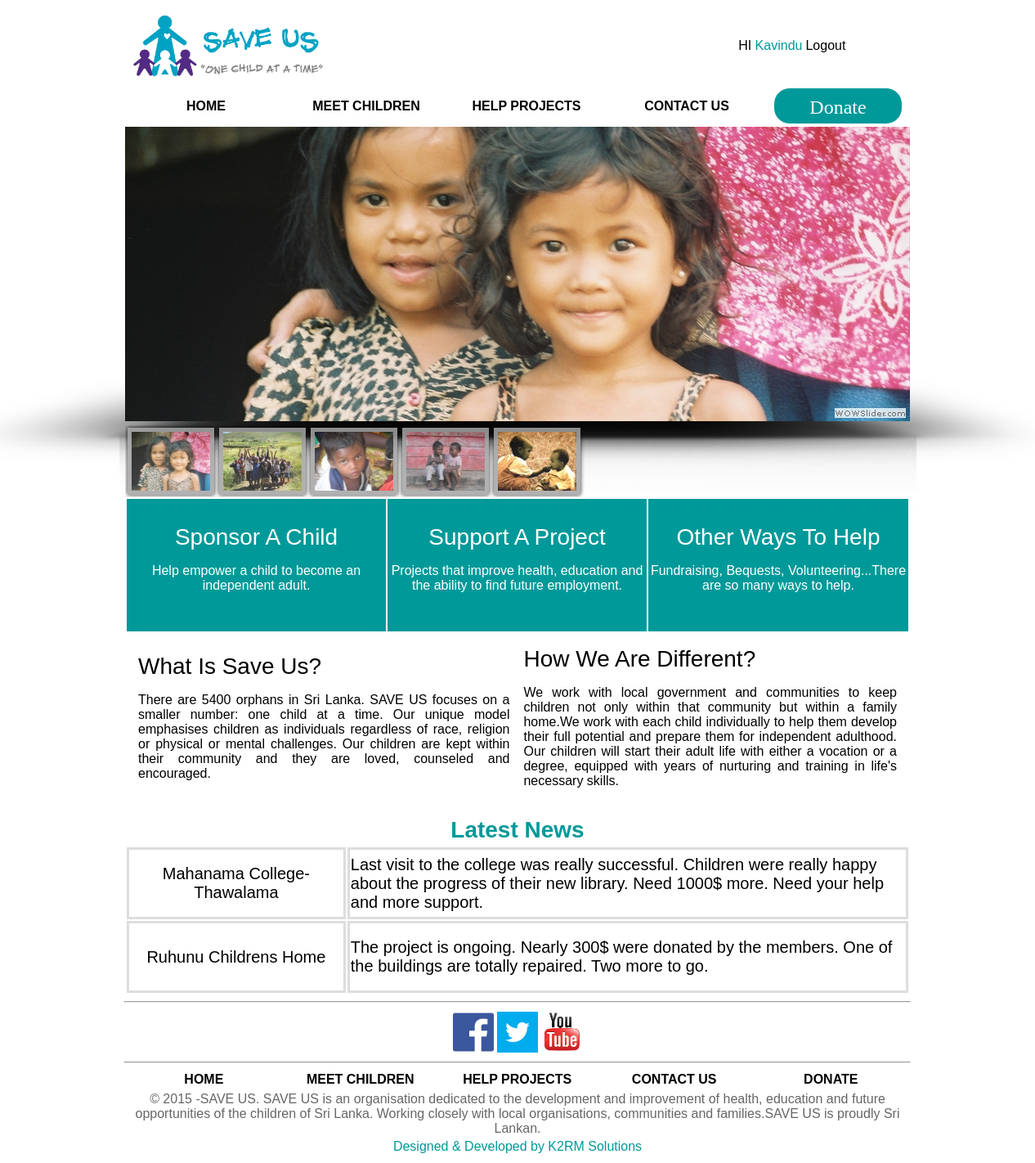
/Project/index.php (signed in), run on the app's committed database.
### tables this page shows
CREATE TABLE IF NOT EXISTS `tblnews` (
  `NewsId` int(11) NOT NULL,
  `NewsHeading` varchar(30) NOT NULL,
  `NewsDetail` varchar(1000) NOT NULL
);

### Project/index.php (the view, shortened to what this page needs)
<!DOCTYPE html PUBLIC "-//W3C//DTD XHTML 1.0 Transitional//EN" "http://www.w3.org/TR/xhtml1/DTD/xhtml1-transitional.dtd">
<html xmlns="http://www.w3.org/1999/xhtml">
<head>
<link href="css/styles1.css" type="text/css" rel="stylesheet"/>
<link href="css/buttons.css" type="text/css" rel="stylesheet"/>
<link rel="stylesheet" type="text/css" href="engine1/style.css" />
</head>
<body>
<?php session_start();
if (isset($_SESSION['userFName'])){
echo "
<table class=tableHead align=center>
	<tr>
		<td><img src=images/Logo.png width=250px height=90px/></td>
		<td class=register>HI <a class='k2rmTeam' href=php/userProfile.php target=_self>";
		echo $_SESSION['userFName'];
		echo"</a></td>
		<td><a href=php/userLogout.php target=_self>Logout</td>
	</tr>
</table>";
}
?>
<table class="tableNavigate" align="center">
<tr>
  <td class="NavigateData"><a href="index.php" target="_self">HOME</a></td>
  <td class="NavigateData"><a href="php/meetchildren.php" target="_self">MEET CHILDREN</a></td>
  <td class="NavigateData"><a href="php/helpprojects.php" target="_self">HELP PROJECTS</a></td>
  <td class="NavigateData"><a href="php/contactus.php" target="_self">CONTACT US</a></td>
  <td ><a href="php/donate.php" target="_self"><input type="button" value="Donate" class="donateLinkBtn" /></a></td>
</tr>
</table>
<div id="wowslider-container1">
<div class="ws_images"><ul>
<li><img src="data1/images/1487.jpg" alt="SAVE US" title="SAVE US" id="wows1_0"/></li>
</ul></div>
<div class="ws_thumbs">
<div>
<a href="#" title="SAVE US"><img src="data1/tooltips/1487.jpg" alt="" /></a>
<a href="#" title="CHILDREN'S FUND"><img src="data1/tooltips/6150358515_3521f2ea7b_b.jpg" alt="" /></a>
<a href="#" title="ONE CHILD AT A TIME"><img src="data1/tooltips/boy3.jpg" alt="" /></a>
<a href="#" title="SAVE US"><img src="data1/tooltips/dsc_87651.jpg" alt="" /></a>
<a href="#" title="ONE CHILD AT A TIME"><img src="data1/tooltips/rwanda__august_2009_262.jpg" alt="" /></a>
</div>
</div>
	</div>
<table class="tableMainLinks" align="center">
<tr>
    <td class="MainLinksData">Sponsor A Child
    	<p class="MainLinksParagraph"><a href="php/meetchildren.php" class="MainLinksParagraph">Help empower a child to become an independent adult.</a></p>
    </td>
    <td class="MainLinksData">Support A Project
    	<p class="MainLinksParagraph"><a href="php/helpprojects.php" class="MainLinksParagraph">Projects that improve health, education and the ability to find future employment.</a></p>
    </td>
    <td class="MainLinksData">Other Ways To Help
    	<p class="MainLinksParagraph"><a href="php/donate.php" class="MainLinksParagraph">Fundraising, Bequests, Volunteering...There are so many ways to help.</a></p></td>
    </tr>
</table>
<table class="tableAboutUs" align="center" cellspacing="15">
<tr><td class="AboutUsData">What Is Save Us?<p class="AboutUsParagraph">There are 5400 orphans in Sri Lanka. SAVE US focuses on a smaller number: one child at a time. Our unique model emphasises children as individuals regardless of race, religion or physical or mental challenges.	 Our children are kept within their community and they are loved, counseled and encouraged.</p></td><td class="AboutUsData">How We Are Different?<p class="AboutUsParagraph">We work with local government and communities to keep children not only within that community but within a family home.We work with each child individually to help them develop their full potential and prepare them for independent adulthood. Our children will start their adult life with either a vocation or a degree, equipped with years of nurturing and training in life's necessary skills.</p></td></tr>
</table>
<?php
echo"
<table class='tableNewsHead' align='center'>
	<tr>
		<td align='center'>Latest News</td>
	</tr>
</table>";
    include("php/dbconfig.php");
    $tbl_name="tblnews";
    $sql="SELECT * FROM $tbl_name";
    $result=mysql_query($sql);
echo "<table class=tableNews align=center>";
while($row = mysql_fetch_array($result))
  {
  echo "<tr>";
  echo "<td class=NewsHead>" . $row['NewsHeading'] . "</td>";
  echo "<td class=NewsData >" . $row['NewsDetail'] . "</td>";
  echo "</tr>";
  }
echo "</table>";
?>
<hr width="960px" align="center" />
<table class="tableFollowUs" align="center">
  <tr>
    <td class="FollowUsImages"><img class="FollowUsImages" src="images/facebook.gif" title="Facebook" align="left"/></td>
    <td class="FollowUsImages"><img class="FollowUsImages" src="images/twitter.png" title="Twitter" align="left"/></td>
    <td><img class="FollowUsImages" src="images/youtube.png" title="YouTube" align="left"/></td>
  </tr>
</table>
<hr width="960px" align="center" />
<table class="tableNavigate" align="center">
  <tr>
    <td class="NavigateData"><a href="index.php" target="_self">HOME</a></td>
    <td class="NavigateData"><a href="php/meetchildren.php" target="_self">MEET CHILDREN</a></td>
    <td class="NavigateData"><a href="php/helpprojects.php" target="_self">HELP PROJECTS</a></td>
    <td class="NavigateData"><a href="php/contactus.php" target="_self">CONTACT US</a></td>
    <td class="NavigateData"><a href="php/donate.php" target="_self">DONATE</a></td>
  </tr>
</table>
<table class="tableEnd" align="center">
  <tr>
    <td class="EndData">© 2015 -SAVE US. SAVE US is an organisation dedicated to the development and improvement of health, education and future opportunities of the children of Sri Lanka. Working closely with local organisations, communities and families.SAVE US is proudly Sri Lankan.</td>
  </tr>
  <tr>
    <td class="k2rmTeam"><a href="html/k2rmTeam.html" class="k2rmTeam" target="_blank" >Designed & Developed by K2RM Solutions</a></td>
  </tr>
</table>
</body>
</html>

### Project/css/styles1.css (style rules this page uses)
.tableHead { font-family:"Trebuchet MS", Arial, Helvetica, sans-serif;width:960px; }
.tableNavigate { font-family:"Trebuchet MS", Arial, Helvetica, sans-serif;font-size:16px;background:#FFF;color:#000;text-align:center;width:960px; font-weight:bold }
.NavigateData { width:192px; }
.tableMainLinks { font-family:"Trebuchet MS", Arial, Helvetica, sans-serif;text-align:center;width:960px; }
.MainLinksData { font-size:28px;color:#FFF;width:320px;height:160px;background:#099; }
.MainLinksParagraph { font-size:16px;color:#FFF; }
.tableAboutUs { font-family:"Trebuchet MS", Arial, Helvetica, sans-serif;width:960px; }
.AboutUsData { width:480px;height:120px;font-size:28px; }
.AboutUsParagraph { font-size:16px;color:#000;text-align:justify }
.tableNewsHead { font-family:"Trebuchet MS", Arial, Helvetica, sans-serif;font-size:28px;width:960px;color:#099; font-weight:bold; }
.tableNews { font-family:"Trebuchet MS", Arial, Helvetica, sans-serif;width:960px; }
.NewsData { width:320px;height:80px;font-size:20px;text-align:left;border:#DDDDDD;border-style:solid }
.NewsHead { width:120px;height:20px;font-size:20px;text-align:center;border:#DDDDDD;border-style:solid }
.tableFollowUs { font-family:"Trebuchet MS", Arial, Helvetica, sans-serif;width:150px;height:50px; }
.FollowUsImages { width:50px;height:50px; }
.tableEnd { font-family:"Trebuchet MS", Arial, Helvetica, sans-serif;width:960px; }
.EndData { font-size:16px;color:#666;text-align:center; }
a { text-decoration:none;color:#000; }
.register { text-align:right; }
.k2rmTeam { font-size:16px;color:#099;text-align:center; }

### Project/css/buttons.css (style rules this page uses)
.donateLinkBtn { background-color:#009999; -webkit-border-top-left-radius:20px; -moz-border-radius-topleft:20px; border-top-left-radius:20px; -webkit-border-top-right-radius:20px; -moz-border-radius-topright:20px; border-top-right-radius:20px; -webkit-border-bottom-right-radius:20px; -moz-border-radius-bottomright:20px; border-bottom-right-radius:20px; -webkit-border-bottom-left-radius:20px; -moz-border-radius-bottomleft:20px; border-bottom-left-radius:20px; text-indent:0; border:1px solid #FFF; display:inline-block; color:#ffffff; font-family:"Berlin Sans FB"; font-size:24px; font-style:normal; height:45px; line-height:45px; width:158px; text-decoration:none; text-align:center; }

### Project/engine1/style.css (style rules this page uses)
#wowslider-container1 { zoom: 1; position: relative; max-width:960px; margin:0px auto 93px; z-index:90; border:none; text-align:left; }
#wowslider-container1 .ws_images ul { position:relative; width: 10000%; height:auto; left:0; list-style:none; margin:0; padding:0; border-spacing:0; overflow: visible; }
#wowslider-container1 .ws_images ul li { width:1%; line-height:0; float:left; font-size:0; padding:0 0 0 0 !important; margin:0 0 0 0 !important; }
#wowslider-container1 .ws_images { position: relative; left:0; top:0; width:100%; height:100%; overflow:hidden; }
#wowslider-container1 img { max-width: none !important; }
#wowslider-container1 .ws_images img { width:100%; border:none 0; max-width: none; padding:0; }
#wowslider-container1 a { text-decoration: none; outline: none; border: none; }
#wowslider-container1 .ws_thumbs { font-size: 0px; position:absolute; overflow:auto; z-index:70; }
#wowslider-container1 .ws_thumbs a { position:relative; text-indent: -4000px; color:transparent; opacity:0.85; }
#wowslider-container1 .ws_thumbs { bottom: -93px; left: 0; width:100%; height:88px; }
#wowslider-container1 .ws_thumbs div { position:relative; height:100%; letter-spacing:-4px; width:560px; }
#wowslider-container1 .ws_thumbs a img { margin:3px; text-indent:0; -moz-box-shadow: 0 0 5px #000000; box-shadow: 0 0 5px #000000; border: 5px solid #a4a4a4; max-width:none; }
#wowslider-container1 .ws_images ul { animation: wsBasic 30s infinite; -moz-animation: wsBasic 30s infinite; -webkit-animation: wsBasic 30s infinite; }

### data on the page
tblnews: NewsHeading "Mahanama College-Thawalama", NewsDetail "Last visit to the college was really successful. Children were really happy about the progress of their new library. Need 1000$ more. Need your help and more support."
tblnews: NewsHeading "Ruhunu Childrens Home", NewsDetail "The project is ongoing. Nearly 300$ were donated by the members. One of the buildings are totally repaired. Two more to go."

### other printed values
$_SESSION['userFName'] "Kavindu"
